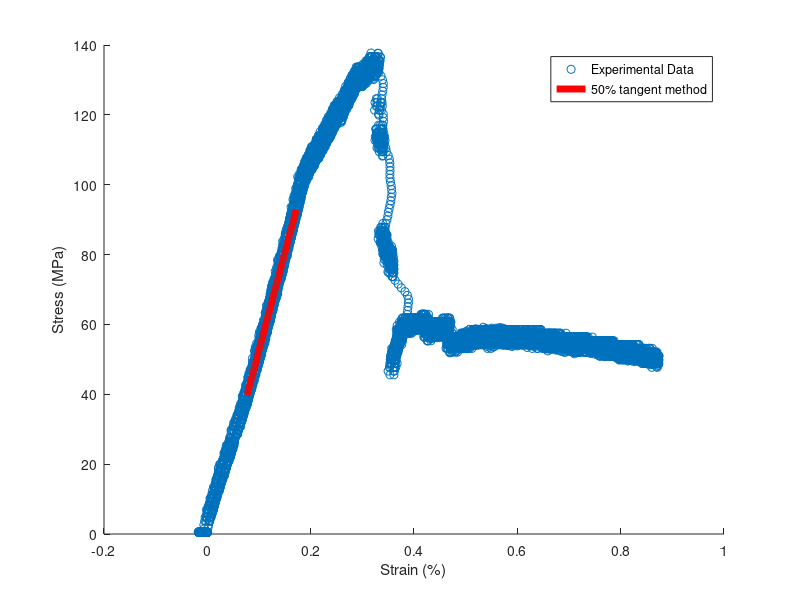

Write the MATLAB code that produced this figure.
%%
%%% Arian Velayati, PhD
%%%% This script is used to find the Young's modulus of rocks using the 50%
%%%% max peak stress method

clc; clear; close;
%% Input

ea = load('ea.txt'); % Axial strain (%)
Sd = load('sd.txt'); % Deviatoric Stress (MPa)
%% Calculations

Sd_m = max(Sd); % Max Sd value
Sd_mh = 0.5*Sd_m; % Half Sd_m
r = find(Sd>Sd_mh); %find the row in which the 0.5 half peak stress can be found

n = 100; % arbitrary row distancing from the 
f = polyfit(ea(r(1)-n:(r(1)+n)), Sd(r(1)-n:r(1)+n),1); %Fitting a linear tanget around 50% of peak s1

fout = f;
for i = 1:10
    % f = polyfit(ea((r(1)+n):r(1)), Sd((r(1)+n):r(1)),1)
    n = n + 100; % Change 100 based on the number of data points 
f = polyfit(ea(r(1)-n:(r(1)+n)), Sd(r(1)-n:r(1)+n),1);
fout = [fout;f];
if (fout(i+1,1)-fout(i,1))/fout(i+1,1) < 0.01
    disp('Optimal n is: '); disp(n); 
    disp('E (GPa) is: '); disp(f(:,1)/10)
     break
end
end

 
 %% plot
 
scatter(ea,Sd)
hold on 
x = linspace(ea(r(1)-n),ea(r(1)+n),100);
y = f(1).*x+f(2);
plot(x,y,'r','LineWidth',5)
xlabel('Strain (%)')
ylabel('Stress (MPa)')
legend('Experimental Data','50% tangent method')
 
